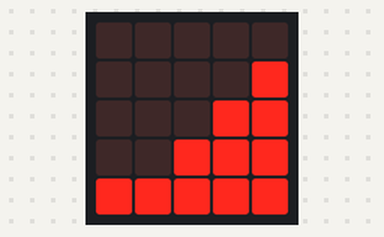
Bench run of a program on a simulated Calliope mini (MakeCode). On the bench: the board's 5×5 LED display.

Above: at 0.1 s.
At 0.7 s:
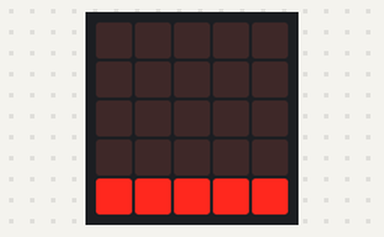
At 1.3 s:
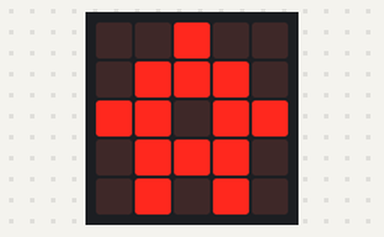
At 2.3 s:
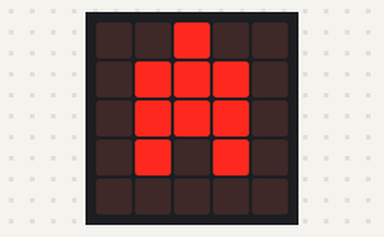
At 3.7 s:
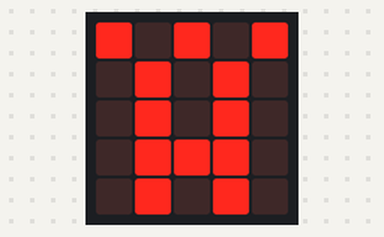
At 5.1 s:
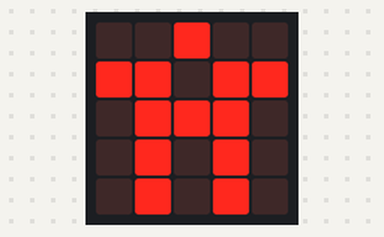

Measured:
- by itself, everything shown: repeats every 6.8 s, in 7 steps
- what the display in image 1 shows lasts 0.6 s, from 0.6 s to 1.2 s
- what the display in image 2 shows lasts 1.0 s, from 1.2 s to 2.2 s
- what the display in image 3 shows lasts 1.4 s, from 2.2 s to 3.6 s

The program:

main.ts
```typescript
basic.forever(function () {
    basic.showLeds(`
        . . . . .
        . . . . #
        . . . # #
        . . # # #
        # # # # #
        `)
    basic.pause(200)
    basic.showLeds(`
        . . . . .
        . . . . .
        . . . . .
        . . . . .
        # # # # #
        `)
    basic.pause(200)
    for (let index = 0; index < 2; index++) {
        basic.showLeds(`
            . . # . .
            . # # # .
            # # . # #
            . # # # .
            . # . # .
            `)
    }
    basic.pause(200)
    basic.showLeds(`
        . . # . .
        . # # # .
        . # # # .
        . # . # .
        . . . . .
        `)
    basic.pause(1000)
    for (let index = 0; index < 3; index++) {
        basic.showLeds(`
            # . # . #
            . # . # .
            . # . # .
            . # # # .
            . # . # .
            `)
    }
    basic.pause(200)
    basic.showLeds(`
        . . # . .
        # # . # #
        . # # # .
        . # . # .
        . # . # .
        `)
    basic.pause(1000)
    basic.showLeds(`
        . . # . .
        . # # # .
        . # . # .
        . # # # .
        . # . # .
        `)
})
```

test.ts
```typescript
// Hier kann man Tests durchführen; diese Datei wird nicht kompiliert, wenn dieses Paket als Erweiterung verwendet wird.
```
